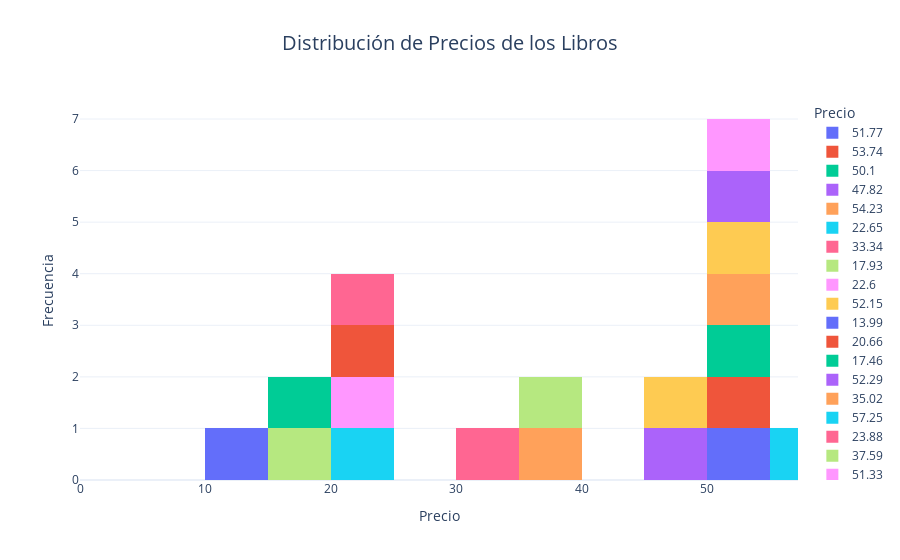

Notebook code for this chart:
### Code cell
import plotly.express as px
# Crear gráfico de rango de precios (histograma)
fig2 = px.histogram(
    df_books,
    x='Price',
    nbins=20,
    title='Distribución de Precios de los Libros',
    labels={'Price': 'Precio'},
    color='Price',
)

fig2.update_layout(
    xaxis=dict(title='Precio', range=[0, df_books['Price'].max()]),
    yaxis=dict(title='Frecuencia'),
    template='plotly_white',
    title_font_size=20,
    title_x=0.5
)

# Mostrar gráfico de distribución de precios
fig2.show()

# Resumen estadístico
print('Resumen Estadistico de los precios')
summary_stats = df_books['Price'].describe()
print(summary_stats)

### Figure 1 — Plotly figure (JSON) as saved in the notebook; plotly's stock layout.template omitted (floating-point values rounded to 4 significant figures)
{"data": [{"alignmentgroup": "True", "bingroup": "x", "hovertemplate": "Precio=%{x}<br>count=%{y}<extra></extra>", "legendgroup": "51.77", "marker": {"color": "#636efa", "pattern": {"shape": ""}}, "name": "51.77", "nbinsx": 20, "offsetgroup": "51.77", "orientation": "v", "showlegend": true, "type": "histogram", "x": [51.77], "xaxis": "x", "yaxis": "y"}, {"alignmentgroup": "True", "bingroup": "x", "hovertemplate": "Precio=%{x}<br>count=%{y}<extra></extra>", "legendgroup": "53.74", "marker": {"color": "#EF553B", "pattern": {"shape": ""}}, "name": "53.74", "nbinsx": 20, "offsetgroup": "53.74", "orientation": "v", "showlegend": true, "type": "histogram", "x": [53.74], "xaxis": "x", "yaxis": "y"}, {"alignmentgroup": "True", "bingroup": "x", "hovertemplate": "Precio=%{x}<br>count=%{y}<extra></extra>", "legendgroup": "50.1", "marker": {"color": "#00cc96", "pattern": {"shape": ""}}, "name": "50.1", "nbinsx": 20, "offsetgroup": "50.1", "orientation": "v", "showlegend": true, "type": "histogram", "x": [50.1], "xaxis": "x", "yaxis": "y"}, {"alignmentgroup": "True", "bingroup": "x", "hovertemplate": "Precio=%{x}<br>count=%{y}<extra></extra>", "legendgroup": "47.82", "marker": {"color": "#ab63fa", "pattern": {"shape": ""}}, "name": "47.82", "nbinsx": 20, "offsetgroup": "47.82", "orientation": "v", "showlegend": true, "type": "histogram", "x": [47.82], "xaxis": "x", "yaxis": "y"}, {"alignmentgroup": "True", "bingroup": "x", "hovertemplate": "Precio=%{x}<br>count=%{y}<extra></extra>", "legendgroup": "54.23", "marker": {"color": "#FFA15A", "pattern": {"shape": ""}}, "name": "54.23", "nbinsx": 20, "offsetgroup": "54.23", "orientation": "v", "showlegend": true, "type": "histogram", "x": [54.23], "xaxis": "x", "yaxis": "y"}, {"alignmentgroup": "True", "bingroup": "x", "hovertemplate": "Precio=%{x}<br>count=%{y}<extra></extra>", "legendgroup": "22.65", "marker": {"color": "#19d3f3", "pattern": {"shape": ""}}, "name": "22.65", "nbinsx": 20, "offsetgroup": "22.65", "orientation": "v", "showlegend": true, "type": "histogram", "x": [22.65], "xaxis": "x", "yaxis": "y"}, {"alignmentgroup": "True", "bingroup": "x", "hovertemplate": "Precio=%{x}<br>count=%{y}<extra></extra>", "legendgroup": "33.34", "marker": {"color": "#FF6692", "pattern": {"shape": ""}}, "name": "33.34", "nbinsx": 20, "offsetgroup": "33.34", "orientation": "v", "showlegend": true, "type": "histogram", "x": [33.34], "xaxis": "x", "yaxis": "y"}, {"alignmentgroup": "True", "bingroup": "x", "hovertemplate": "Precio=%{x}<br>count=%{y}<extra></extra>", "legendgroup": "17.93", "marker": {"color": "#B6E880", "pattern": {"shape": ""}}, "name": "17.93", "nbinsx": 20, "offsetgroup": "17.93", "orientation": "v", "showlegend": true, "type": "histogram", "x": [17.93], "xaxis": "x", "yaxis": "y"}, {"alignmentgroup": "True", "bingroup": "x", "hovertemplate": "Precio=%{x}<br>count=%{y}<extra></extra>", "legendgroup": "22.6", "marker": {"color": "#FF97FF", "pattern": {"shape": ""}}, "name": "22.6", "nbinsx": 20, "offsetgroup": "22.6", "orientation": "v", "showlegend": true, "type": "histogram", "x": [22.6], "xaxis": "x", "yaxis": "y"}, {"alignmentgroup": "True", "bingroup": "x", "hovertemplate": "Precio=%{x}<br>count=%{y}<extra></extra>", "legendgroup": "52.15", "marker": {"color": "#FECB52", "pattern": {"shape": ""}}, "name": "52.15", "nbinsx": 20, "offsetgroup": "52.15", "orientation": "v", "showlegend": true, "type": "histogram", "x": [52.15], "xaxis": "x", "yaxis": "y"}, {"alignmentgroup": "True", "bingroup": "x", "hovertemplate": "Precio=%{x}<br>count=%{y}<extra></extra>", "legendgroup": "13.99", "marker": {"color": "#636efa", "pattern": {"shape": ""}}, "name": "13.99", "nbinsx": 20, "offsetgroup": "13.99", "orientation": "v", "showlegend": true, "type": "histogram", "x": [13.99], "xaxis": "x", "yaxis": "y"}, {"alignmentgroup": "True", "bingroup": "x", "hovertemplate": "Precio=%{x}<br>count=%{y}<extra></extra>", "legendgroup": "20.66", "marker": {"color": "#EF553B", "pattern": {"shape": ""}}, "name": "20.66", "nbinsx": 20, "offsetgroup": "20.66", "orientation": "v", "showlegend": true, "type": "histogram", "x": [20.66], "xaxis": "x", "yaxis": "y"}, {"alignmentgroup": "True", "bingroup": "x", "hovertemplate": "Precio=%{x}<br>count=%{y}<extra></extra>", "legendgroup": "17.46", "marker": {"color": "#00cc96", "pattern": {"shape": ""}}, "name": "17.46", "nbinsx": 20, "offsetgroup": "17.46", "orientation": "v", "showlegend": true, "type": "histogram", "x": [17.46], "xaxis": "x", "yaxis": "y"}, {"alignmentgroup": "True", "bingroup": "x", "hovertemplate": "Precio=%{x}<br>count=%{y}<extra></extra>", "legendgroup": "52.29", "marker": {"color": "#ab63fa", "pattern": {"shape": ""}}, "name": "52.29", "nbinsx": 20, "offsetgroup": "52.29", "orientation": "v", "showlegend": true, "type": "histogram", "x": [52.29], "xaxis": "x", "yaxis": "y"}, {"alignmentgroup": "True", "bingroup": "x", "hovertemplate": "Precio=%{x}<br>count=%{y}<extra></extra>", "legendgroup": "35.02", "marker": {"color": "#FFA15A", "pattern": {"shape": ""}}, "name": "35.02", "nbinsx": 20, "offsetgroup": "35.02", "orientation": "v", "showlegend": true, "type": "histogram", "x": [35.02], "xaxis": "x", "yaxis": "y"}, {"alignmentgroup": "True", "bingroup": "x", "hovertemplate": "Precio=%{x}<br>count=%{y}<extra></extra>", "legendgroup": "57.25", "marker": {"color": "#19d3f3", "pattern": {"shape": ""}}, "name": "57.25", "nbinsx": 20, "offsetgroup": "57.25", "orientation": "v", "showlegend": true, "type": "histogram", "x": [57.25], "xaxis": "x", "yaxis": "y"}, {"alignmentgroup": "True", "bingroup": "x", "hovertemplate": "Precio=%{x}<br>count=%{y}<extra></extra>", "legendgroup": "23.88", "marker": {"color": "#FF6692", "pattern": {"shape": ""}}, "name": "23.88", "nbinsx": 20, "offsetgroup": "23.88", "orientation": "v", "showlegend": true, "type": "histogram", "x": [23.88], "xaxis": "x", "yaxis": "y"}, {"alignmentgroup": "True", "bingroup": "x", "hovertemplate": "Precio=%{x}<br>count=%{y}<extra></extra>", "legendgroup": "37.59", "marker": {"color": "#B6E880", "pattern": {"shape": ""}}, "name": "37.59", "nbinsx": 20, "offsetgroup": "37.59", "orientation": "v", "showlegend": true, "type": "histogram", "x": [37.59], "xaxis": "x", "yaxis": "y"}, {"alignmentgroup": "True", "bingroup": "x", "hovertemplate": "Precio=%{x}<br>count=%{y}<extra></extra>", "legendgroup": "51.33", "marker": {"color": "#FF97FF", "pattern": {"shape": ""}}, "name": "51.33", "nbinsx": 20, "offsetgroup": "51.33", "orientation": "v", "showlegend": true, "type": "histogram", "x": [51.33], "xaxis": "x", "yaxis": "y"}, {"alignmentgroup": "True", "bingroup": "x", "hovertemplate": "Precio=%{x}<br>count=%{y}<extra></extra>", "legendgroup": "45.17", "marker": {"color": "#FECB52", "pattern": {"shape": ""}}, "name": "45.17", "nbinsx": 20, "offsetgroup": "45.17", "orientation": "v", "showlegend": true, "type": "histogram", "x": [45.17], "xaxis": "x", "yaxis": "y"}], "layout": {"barmode": "relative", "legend": {"title": {"text": "Precio"}, "tracegroupgap": 0}, "title": {"font": {"size": 20}, "text": "Distribución de Precios de los Libros", "x": 0.5}, "xaxis": {"anchor": "y", "categoryarray": [51.77, 53.74, 50.1, 47.82, 54.23, 22.65, 33.34, 17.93, 22.6, 52.15, 13.99, 20.66, 17.46, 52.29, 35.02, 57.25, 23.88, 37.59, 51.33, 45.17], "categoryorder": "array", "domain": [0, 1], "range": [0, 57.25], "title": {"text": "Precio"}}, "yaxis": {"anchor": "x", "domain": [0, 1], "title": {"text": "Frecuencia"}}}}
